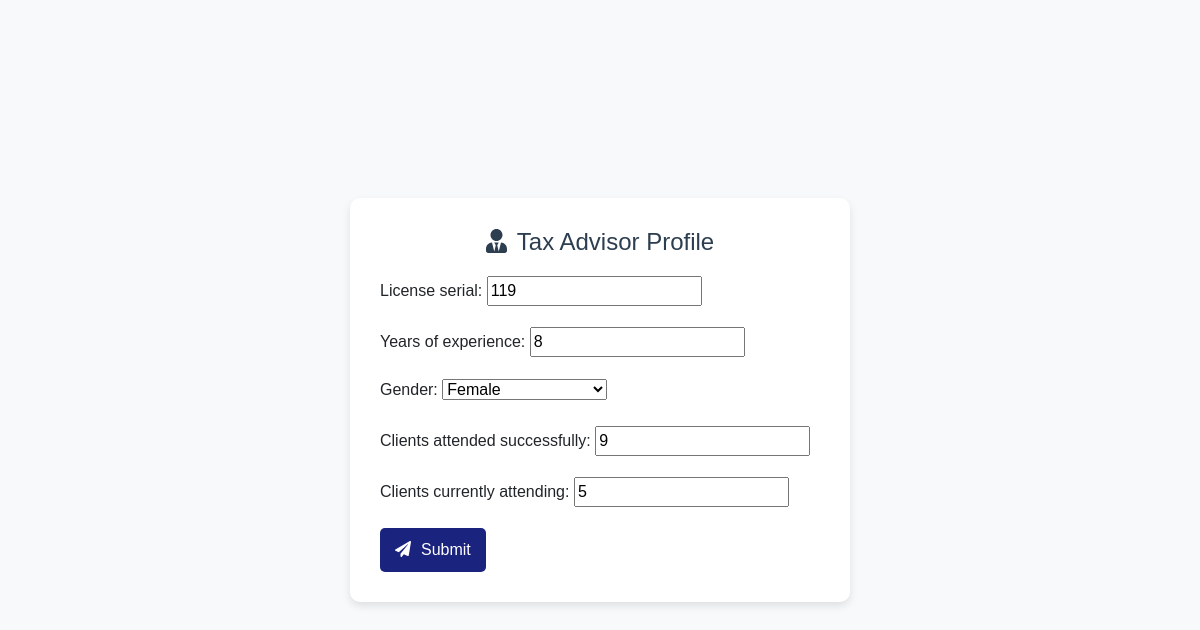
Screenshot of /advisor/tax-advisor-profile/73/ with the database file from the repository.
### advisor/models.py (models this page shows, shortened)
class TaxAdvisorProfile(models.Model):
    GENDER_CHOICES = [
        ('Male', 'Male'),
        ('Female', 'Female'),
        ('not_specified', 'Prefer not to specify'),
    ]
    user = models.OneToOneField(User, on_delete=models.CASCADE )
    license_serial = models.CharField(max_length=100, unique=True)
    years_of_experience = models.PositiveIntegerField()
    gender = models.CharField(max_length=30,choices=GENDER_CHOICES, default='Not specified')
    clients_attended_successfully = models.IntegerField(default=0)
    clients_currently_attending = models.IntegerField(default=0)

### advisor/views.py (the view)
# urls.py: path('tax-advisor-profile/<int:user_id>/', views.tax_advisor_profile, name='tax_advisor_profile'),
def tax_advisor_profile(request, user_id):
    user = get_object_or_404(User, id=user_id)
    profile, created = TaxAdvisorProfile.objects.get_or_create(
        user=user,
        defaults={
            'license_serial': '',
            'years_of_experience': 0,
            'gender': 'not_specified'
        }
    )
    if request.method == 'POST':
        form = TaxAdvisorProfileForm(request.POST, instance=profile)
        if form.is_valid():
            form.save()
            return redirect('advisor_requests')
    else:
        form = TaxAdvisorProfileForm(instance=profile)
    return render(request, 'advisor/tax_advisor_profile.html', {'form': form, 'user': user, 'profile': profile})

### advisor/forms.py (shortened to what this page needs)
class TaxAdvisorProfileForm(forms.ModelForm):
    class Meta:
        model = TaxAdvisorProfile
        fields = ['license_serial', 'years_of_experience','gender','clients_attended_successfully',
            'clients_currently_attending']
        widgets = {
            'license_serial': forms.TextInput(attrs={'placeholder': 'License Serial'}),
            'years_of_experience': forms.NumberInput(attrs={'placeholder': 'Years of Experience'}),
            'gender': forms.Select(choices=TaxAdvisorProfile.GENDER_CHOICES),
            'clients_attended_successfully': forms.NumberInput(attrs={'placeholder': 'Clients Attended Successfully'}),
            'clients_currently_attending': forms.NumberInput(attrs={'placeholder': 'Clients Currently Attending'}),
            }

### accounts/context_processor.py (called while the page is built)
def user_groups(request):
    user = request.user
    return {
        'is_admin': user.is_authenticated and user.is_superuser,
        'is_taxadvisor': user.is_authenticated and user.groups.filter(name='Tax Advisor').exists(),
        'is_indivual_user': user.is_authenticated and user.groups.filter(name='Individual User').exists(),
    }

### advisor/templates/advisor/tax_advisor_profile.html (shortened to what this page needs)
<!DOCTYPE html>
<html lang="en">
<head>
    <link href="https://stackpath.bootstrapcdn.com/bootstrap/4.3.1/css/bootstrap.min.css" rel="stylesheet">
    <link href="https://cdnjs.cloudflare.com/ajax/libs/font-awesome/5.15.4/css/all.min.css" rel="stylesheet">
</head>
<body>
    <div class="container">
        <h2><i class="fas fa-user-tie icon"></i>Tax Advisor Profile</h2>
        <form method="POST">
            {{ form.as_p }}
            <button type="submit" class="btn btn-custom"><i class="fas fa-paper-plane icon"></i>Submit</button>
        </form>
    </div>
</body>
</html>

### advisor/templates/advisor/tax_advisor_profile.html (style rules this page uses)
body { background-color: #f8f9fa; display: flex; justify-content: center; align-items: center; height: 100vh; margin: 0; font-family: 'Arial', sans-serif; }
.container { background-color: white; padding: 30px; border-radius: 10px; box-shadow: 0 4px 8px rgba(0, 0, 0, 0.1); max-width: 500px; width: 100%; transition: transform 0.3s ease, box-shadow 0.3s ease; }
h2 { color: #2c3e50; margin-bottom: 20px; text-align: center; font-size: 24px; transition: color 0.3s ease; }
.btn-custom { background-color: #1a237e; color: white; padding: 10px 15px; border: none; border-radius: 5px; cursor: pointer; width: auto; transition: background-color 0.3s ease, transform 0.3s ease; }
.icon { margin-right: 10px; }

### rows the page displays
TaxAdvisorProfile: license_serial "119", years_of_experience "8", gender "Female", clients_attended_successfully "9", clients_currently_attending "5"
